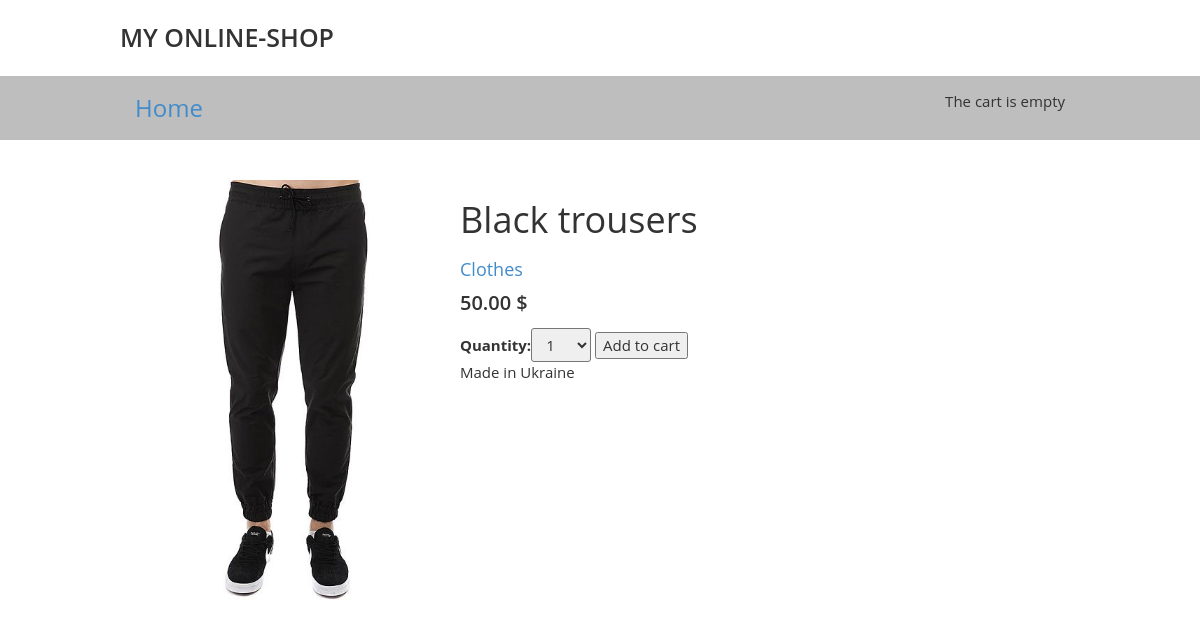
Screenshot of /2/chernye-shtany/ with the database file from the repository.
### shop/models.py (models this page shows, shortened)
class Product(models.Model):
    category = models.ForeignKey(Category, related_name='products',
        verbose_name='Category', on_delete=models.PROTECT)
    name = models.CharField(max_length=200, db_index=True,
        verbose_name='Name')
    slug = models.SlugField(max_length=200, db_index=True)
    image = models.ImageField(upload_to='products/%Y/%m/%d', blank=True,
        verbose_name='Item Image')
    description = models.TextField(blank=True, verbose_name='Description')
    price = models.DecimalField(max_digits=10, decimal_places=2, verbose_name='Price')
    stock = models.PositiveIntegerField(verbose_name='In stock')
    available = models.BooleanField(default=True, verbose_name='Available')
    created = models.DateTimeField(auto_now_add=True)
    updated = models.DateTimeField(auto_now=True)
    class Meta:
        ordering = ['name']
        index_together = [
            ['id', 'slug']
        ]

class Category(models.Model):
    name = models.CharField(max_length=200, db_index=True)
    slug = models.SlugField(max_length=200, db_index=True, unique=True)
    class Meta:
        ordering = ['name']
        verbose_name = 'Category'
        verbose_name_plural = 'Categories'
    def __str__(self):
        return self.name
    def get_absolute_url(self):
        return reverse("shop:ProductListByCategory", args=[self.slug])

### shop/views.py (the view)
# urls.py: path('<id>/<slug>/', views.ProductDetail, name='ProductDetail'),
def ProductDetail(request, id, slug):
    product = get_object_or_404(Product, id=id, slug=slug, available=True)
    cart_product_form = CartAddProductForm()
    return render(request, 'shop/product/detail.html',
                 {'product': product,
                  'cart_product_form': cart_product_form})

### cart/forms.py
class CartAddProductForm(forms.Form):
    quantity = forms.TypedChoiceField( choices=PRODUCT_QUANTITY_CHOICES, coerce=int)
    update = forms.BooleanField(required=False, initial=False, widget=forms.HiddenInput)

### cart/cart.py (called while the page is built)
    def __len__(self):
        return sum(item['quantity'] for item in self.cart.values())

### cart/context_processors.py (called while the page is built)
def cart(request):
    return {'cart': Cart(request)}

### shop/templates/shop/product/detail.html (shortened to what this page needs)
{% extends 'shop/base.html' %}
{% load static %}
{% block content %}
    <div class="product-detail">
        <div class="col-sm-4">
            <img src="{% if product.image %}{{product.image.url }}{% else %}{% static 'img/no-image.jpg'%}{% endif %}" class="img-responsive">
        </div>
        <div class="col-sm-8">
            <h1>{{ product.name }}</h1>
            <h2><a href="{{ product.category.get_absolute_url }}">{{ product.category }}</a></h2>
            <p class="price">
                {{ product.price }} $
            </p>
            <form action="{% url "cart:CartAdd" product.id %}" method="POST">
                {{ cart_product_form }}
                <input type="submit" value="Add to cart">
            </form>
            <span>
                {{ product.description | linebreaks}}
            </span>
        </div>
    </div>
{% endblock %}

### shop/static/css/style.css (style rules this page uses)
body { font-size: 15px; font-family: 'Open Sans', sans-serif; }
.product-detail { margin-top: 40px; }
.price { font-weight: 600; font-size: 20px; }
.product-detail h2 { font-size: 18px; }
#id_quantity { padding: 5px 10px; border-radius: 3px; }

### rows the page displays
Product: image (picture), name "Black trousers", category "Clothes", price "50.00", description "Made in Ukraine"
